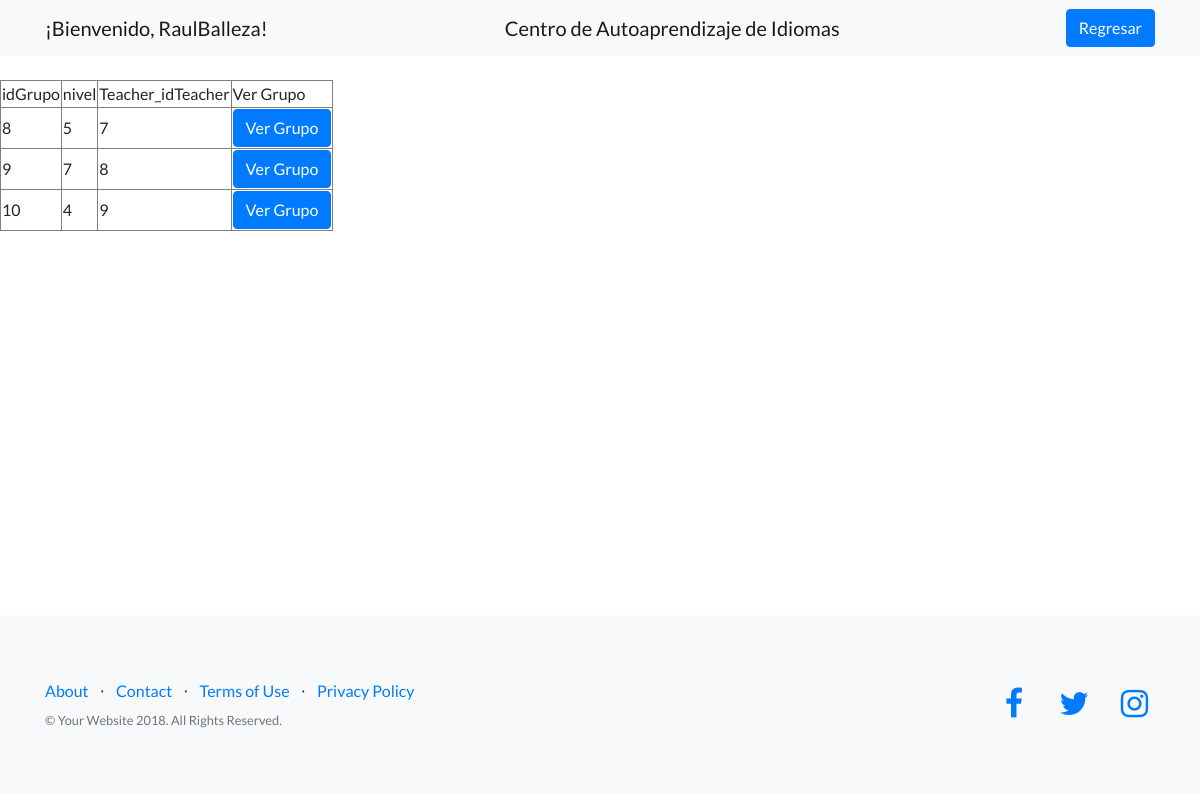
The page /TablaGrupo.php (signed in) on the database its author committed.
### tables this page shows
CREATE TABLE `grupo` (
  `idGrupo` int(11) NOT NULL,
  `nivel` varchar(45) DEFAULT NULL,
  `Teacher_idTeacher` int(11) NOT NULL
);

### TablaGrupo.php (the view, shortened to what this page needs)
<?php
if (isset($_SESSION["user"])) {
	$user = $_SESSION["user"];
}else{
	header("Location:login-page.html");
	exit();
}
?>
<!DOCTYPE html>
<html lang="en">
<head>
	<link href="./assets/css/bootstrap.min.css" rel="stylesheet">
	<link href="./assets/fonts/font-awesome/css/font-awesome.min.css" rel="stylesheet" type="text/css">
	<link href="./assets/css/landing-page.min.css" rel="stylesheet">
</head>
<body>
	<nav class="navbar navbar-light bg-light static-top">
		<div class="container">
			<a class="navbar-brand" href="#">¡Bienvenido, <?php echo $user?>!</a>
			<div class="container centered col-lg-4 col-offset-6">
				<a class="navbar-brand" href="#">Centro de Autoaprendizaje de Idiomas</a>
			</div>
			<a class="btn btn-primary" href="SesionMaestro.php">Regresar</a>
		</div>
	</nav>
<?php
	$conexion=mysqli_connect('localhost','root','','mydb');
 ?>
<!DOCTYPE html>
<html>
<head>
</head>
<body>
<br>
	<table border="1" >
		<tr>
			<td>idGrupo</td>
			<td>nivel</td>
			<td>Teacher_idTeacher</td>
			<td>Ver Grupo</td>
		</tr>
		<?php
		$sql="SELECT * from grupo";
		$result=mysqli_query($conexion,$sql);
		while($mostrar=mysqli_fetch_array($result)){
		 ?>
		<tr>
			<td><?php echo $mostrar['idGrupo'] ?></td>
			<td><?php echo $mostrar['nivel'] ?></td>
			<td><?php echo $mostrar['Teacher_idTeacher'] ?></td>
			<td><a class="btn btn-primary" href="tablaAlumnos.php">Ver Grupo</a></td>
		</tr>
	<?php
	}
	 ?>
	</table>
	<br><br><br><br><br><br><br><br><br><br><br><br><br><br><br><br>
	<footer class="footer bg-light">
		<div class="container">
			<div class="row">
				<div class="col-lg-6 h-100 text-center text-lg-left my-auto">
					<ul class="list-inline mb-2">
						<li class="list-inline-item">
							<a href="#">About</a>
						</li>
						<li class="list-inline-item">&sdot;</li>
						<li class="list-inline-item">
							<a href="#">Contact</a>
						</li>
						<li class="list-inline-item">&sdot;</li>
						<li class="list-inline-item">
							<a href="#">Terms of Use</a>
						</li>
						<li class="list-inline-item">&sdot;</li>
						<li class="list-inline-item">
							<a href="#">Privacy Policy</a>
						</li>
					</ul>
					<p class="text-muted small mb-4 mb-lg-0">&copy; Your Website 2018. All Rights Reserved.</p>
				</div>
				<div class="col-lg-6 h-100 text-center text-lg-right my-auto">
					<ul class="list-inline mb-0">
						<li class="list-inline-item mr-3">
							<a href="#">
								<i class="fa fa-facebook fa-2x fa-fw"></i>
							</a>
						</li>
						<li class="list-inline-item mr-3">
							<a href="#">
								<i class="fa fa-twitter fa-2x fa-fw"></i>
							</a>
						</li>
						<li class="list-inline-item">
							<a href="#">
								<i class="fa fa-instagram fa-2x fa-fw"></i>
							</a>
						</li>
					</ul>
				</div>
			</div>
		</div>
	</footer>
</body>
</html>

### rows shown on the page
grupo: idGrupo "8", nivel "5", Teacher_idTeacher "7"
grupo: idGrupo "9", nivel "7", Teacher_idTeacher "8"
grupo: idGrupo "10", nivel "4", Teacher_idTeacher "9"

### other values the page prints
$user "RaulBalleza"
